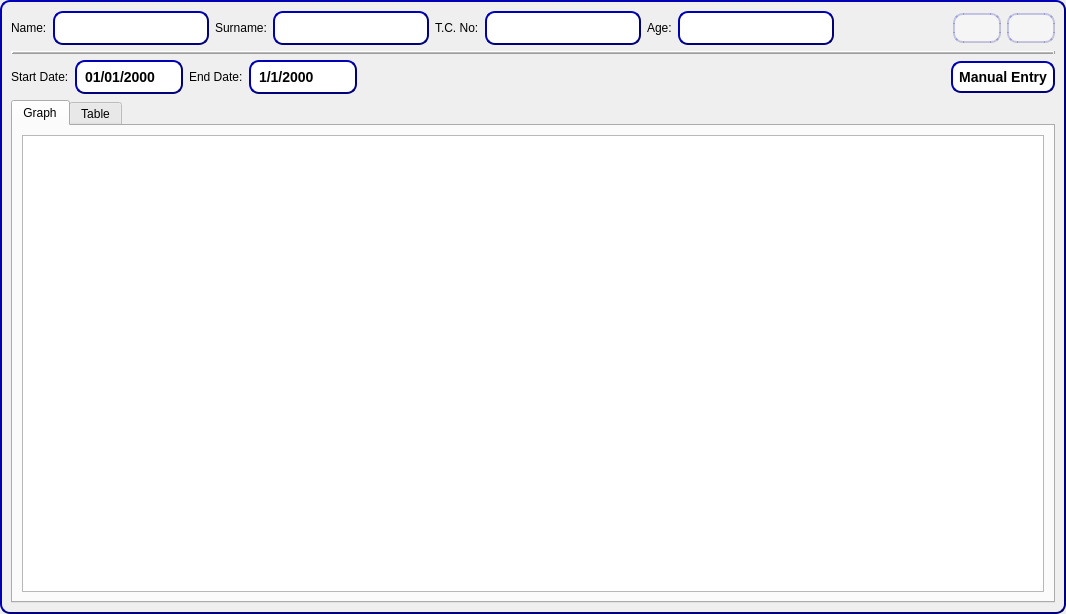
<?xml version="1.0" encoding="UTF-8"?>
<ui version="4.0">
 <class>GraphWindow</class>
 <widget class="QWidget" name="GraphWindow">
  <property name="geometry">
   <rect>
    <x>0</x>
    <y>0</y>
    <width>1066</width>
    <height>614</height>
   </rect>
  </property>
  <property name="sizePolicy">
   <sizepolicy hsizetype="Expanding" vsizetype="Expanding">
    <horstretch>0</horstretch>
    <verstretch>0</verstretch>
   </sizepolicy>
  </property>
  <property name="windowTitle">
   <string>Analysis Window</string>
  </property>
  <property name="styleSheet">
   <string notr="true">#GraphWindow
{
background-image: url(:);
background-repeat: no-repeat;
background-position: center;

    border-style: outset;
    border-width: 2px;
    border-radius: 10px;
    border-color: rgb(0, 0, 120);
    min-width: 5em;
    padding: 6px;

}</string>
  </property>
  <layout class="QGridLayout" name="gridLayout">
   <item row="0" column="0">
    <layout class="QVBoxLayout" name="verticalLayout_2">
     <property name="sizeConstraint">
      <enum>QLayout::SetMinimumSize</enum>
     </property>
     <item>
      <layout class="QHBoxLayout" name="horizontalLayout">
       <item>
        <widget class="QLabel" name="nameLabel">
         <property name="text">
          <string>Name:</string>
         </property>
        </widget>
       </item>
       <item>
        <widget class="QLineEdit" name="nameEdit">
         <property name="styleSheet">
          <string notr="true">QLineEdit {
    background-color:  rgb(255,255,255);
    border-style: outset;
    border-width: 2px;
    border-radius: 10px;
    border-color: rgb(0, 0, 120);
    font: bold 14px;
	color: black;
    min-width: 5em;
    padding: 6px;
}</string>
         </property>
         <property name="readOnly">
          <bool>true</bool>
         </property>
        </widget>
       </item>
       <item>
        <widget class="QLabel" name="surnameLabel">
         <property name="text">
          <string>Surname:</string>
         </property>
        </widget>
       </item>
       <item>
        <widget class="QLineEdit" name="surnameEdit">
         <property name="styleSheet">
          <string notr="true">QLineEdit {
    background-color:  rgb(255,255,255);
    border-style: outset;
    border-width: 2px;
    border-radius: 10px;
    border-color: rgb(0, 0, 120);
    font: bold 14px;
	color: black;
    min-width: 5em;
    padding: 6px;
}</string>
         </property>
         <property name="readOnly">
          <bool>true</bool>
         </property>
        </widget>
       </item>
       <item>
        <widget class="QLabel" name="tcLabel">
         <property name="text">
          <string>T.C. No:</string>
         </property>
        </widget>
       </item>
       <item>
        <widget class="QLineEdit" name="tcEdit">
         <property name="styleSheet">
          <string notr="true">QLineEdit {
    background-color:  rgb(255,255,255);
    border-style: outset;
    border-width: 2px;
    border-radius: 10px;
    border-color: rgb(0, 0, 120);
    font: bold 14px;
	color: black;
    min-width: 5em;
    padding: 6px;
}</string>
         </property>
         <property name="readOnly">
          <bool>true</bool>
         </property>
        </widget>
       </item>
       <item>
        <widget class="QLabel" name="ageLabel">
         <property name="text">
          <string>Age:</string>
         </property>
        </widget>
       </item>
       <item>
        <widget class="QLineEdit" name="ageEdit">
         <property name="styleSheet">
          <string notr="true">QLineEdit {
    background-color:  rgb(255,255,255);
    border-style: outset;
    border-width: 2px;
    border-radius: 10px;
    border-color: rgb(0, 0, 120);
    font: bold 14px;
	color: black;
    min-width: 5em;
    padding: 6px;
}</string>
         </property>
         <property name="readOnly">
          <bool>true</bool>
         </property>
        </widget>
       </item>
       <item>
        <spacer name="horizontalSpacer_3">
         <property name="orientation">
          <enum>Qt::Horizontal</enum>
         </property>
         <property name="sizeHint" stdset="0">
          <size>
           <width>40</width>
           <height>20</height>
          </size>
         </property>
        </spacer>
       </item>
       <item>
        <widget class="QPushButton" name="logout_button">
         <property name="toolTip">
          <string>Log Out</string>
         </property>
         <property name="styleSheet">
          <string notr="true">#logout_button
{
    background-color:  rgb(255,255,255,100);
    border-style: outset;
    border-width: 2px;
    border-radius: 10px;
    border-color: rgb(0, 0, 120,50);
    min-width: 1em;
    padding: 6px;

}
QPushButton:pressed
 {
    background-color: rgb(0, 0, 150);
    border-style: inset;
}</string>
         </property>
         <property name="text">
          <string/>
         </property>
         <property name="icon">
          <iconset>
           <normaloff>../logo/log-out.png</normaloff>../logo/log-out.png</iconset>
         </property>
        </widget>
       </item>
       <item>
        <widget class="QPushButton" name="exitButton">
         <property name="toolTip">
          <string>Exit</string>
         </property>
         <property name="styleSheet">
          <string notr="true">#exitButton
{
    background-color:  rgb(255,255,255,100);
    border-style: outset;
    border-width: 2px;
    border-radius: 10px;
    border-color: rgb(0, 0, 120,50);
    min-width: 1em;
    padding: 6px;

}
QPushButton:pressed
 {
    background-color: rgb(0, 0, 150);
    border-style: inset;
}</string>
         </property>
         <property name="text">
          <string/>
         </property>
         <property name="icon">
          <iconset>
           <normalon>../logo/power-off.png</normalon>
          </iconset>
         </property>
        </widget>
       </item>
      </layout>
     </item>
     <item>
      <widget class="Line" name="line">
       <property name="frameShadow">
        <enum>QFrame::Raised</enum>
       </property>
       <property name="lineWidth">
        <number>2</number>
       </property>
       <property name="midLineWidth">
        <number>1</number>
       </property>
       <property name="orientation">
        <enum>Qt::Horizontal</enum>
       </property>
      </widget>
     </item>
     <item>
      <layout class="QHBoxLayout" name="horizontalLayout_2">
       <item>
        <widget class="QLabel" name="startDateLabel">
         <property name="text">
          <string>Start Date:</string>
         </property>
        </widget>
       </item>
       <item>
        <widget class="QDateEdit" name="startDateEdit">
         <property name="styleSheet">
          <string notr="true">QDateEdit {
    background-color:  rgb(255,255,255);
    border-style: outset;
    border-width: 2px;
    border-radius: 10px;
    border-color: rgb(0, 0, 120);
    font: bold 14px;
	color: black;
    min-width: 5em;
    padding: 6px;
}
QDateEdit::drop-down 
{
    border: 0px; /* This seems to replace the whole arrow of the combo box */
}
QDateEdit::down-arrow {
    image: url(../logo/down_arrow.png);
    width: 14px;
    height: 14px;
}</string>
         </property>
         <property name="locale">
          <locale language="English" country="UnitedStates"/>
         </property>
         <property name="accelerated">
          <bool>true</bool>
         </property>
         <property name="displayFormat">
          <string>dd/MM/yyyy</string>
         </property>
         <property name="calendarPopup">
          <bool>true</bool>
         </property>
        </widget>
       </item>
       <item>
        <widget class="QLabel" name="editDateLabel">
         <property name="text">
          <string>End Date:</string>
         </property>
        </widget>
       </item>
       <item>
        <widget class="QDateEdit" name="endDateEdit">
         <property name="styleSheet">
          <string notr="true">QDateEdit {
    background-color:  rgb(255,255,255);
    border-style: outset;
    border-width: 2px;
    border-radius: 10px;
    border-color: rgb(0, 0, 120);
    font: bold 14px;
	color: black;
    min-width: 5em;
    padding: 6px;
}
QDateEdit::drop-down 
{
    border: 0px; /* This seems to replace the whole arrow of the combo box */
}
QDateEdit::down-arrow {
    image: url(../logo/down_arrow.png);
    width: 14px;
    height: 14px;
}</string>
         </property>
         <property name="locale">
          <locale language="English" country="UnitedStates"/>
         </property>
         <property name="accelerated">
          <bool>true</bool>
         </property>
         <property name="displayFormat">
          <string>d/M/yyyy</string>
         </property>
         <property name="calendarPopup">
          <bool>true</bool>
         </property>
        </widget>
       </item>
       <item>
        <spacer name="horizontalSpacer">
         <property name="orientation">
          <enum>Qt::Horizontal</enum>
         </property>
         <property name="sizeHint" stdset="0">
          <size>
           <width>40</width>
           <height>20</height>
          </size>
         </property>
        </spacer>
       </item>
       <item>
        <widget class="QPushButton" name="manualEntryButton">
         <property name="styleSheet">
          <string notr="true">QPushButton {
    background-color:  rgb(255,255,255);
    border-style: outset;
    border-width: 2px;
    border-radius: 10px;
    border-color: rgb(0, 0, 120);
    font: bold 14px;
	color: black;
    min-width: 10em;
    padding: 6px;
}
QPushButton:pressed {
    background-color: rgb(0, 0, 150);
    border-style: inset;
}</string>
         </property>
         <property name="text">
          <string>Manual Entry</string>
         </property>
        </widget>
       </item>
      </layout>
     </item>
     <item>
      <widget class="QTabWidget" name="tabWidget">
       <property name="styleSheet">
        <string notr="true"/>
       </property>
       <property name="currentIndex">
        <number>0</number>
       </property>
       <property name="documentMode">
        <bool>false</bool>
       </property>
       <widget class="QWidget" name="graphTab">
        <attribute name="title">
         <string>Graph</string>
        </attribute>
        <layout class="QGridLayout" name="gridLayout_6">
         <item row="0" column="0">
          <layout class="QGridLayout" name="gridLayout_3">
           <item row="0" column="0">
            <widget class="QGraphicsView" name="graphicsView">
             <property name="styleSheet">
              <string notr="true">QScrollBar:vertical {           
                            border: 1px solid #999999;
                           background:white;
                            width:10px;    
                            margin: 0px 0px 0px 0px;
                        }
                       QScrollBar::handle:vertical {
                            background: qlineargradient(x1:0, y1:0, x2:1, y2:0,
                            stop: 0 rgb(0,0,120), stop: 0.5 rgb(0,0,120), stop:1 rgb(0,0,120));
                            min-height: 0px;
                        }
                        QScrollBar::add-line:vertical {
                           background: qlineargradient(x1:0, y1:0, x2:1, y2:0,
                            stop: 0 rgb(0,0,120), stop: 0.5 rgb(0,0,120),  stop:1 rgb(0,0,120));
                            height: 0px;
                          subcontrol-position: bottom;
                            subcontrol-origin: margin;
                        }
                        QScrollBar::sub-line:vertical {
                            background: qlineargradient(x1:0, y1:0, x2:1, y2:0,
                            stop: 0  rgb(0,0,120), stop: 0.5 rgb(0,0,120),  stop:1 rgb(0,0,120));
                            height: 0 px;
                          subcontrol-position: top;
                            subcontrol-origin: margin;
                        }
QScrollBar:horizontal {           
                            border: 1px solid #999999;
                           background:white;
                            width:10px;    
                            margin: 0px 0px 0px 0px;
                        }
                       QScrollBar::handle:horizontal {
                            background: qlineargradient(x1:0, y1:0, x2:1, y2:0,
                            stop: 0 rgb(0,0,120), stop: 0.5 rgb(0,0,120), stop:1 rgb(0,0,120));
                            min-height: 0px;
                        }
                        QScrollBar::add-line:horizontal {
                           background: qlineargradient(x1:0, y1:0, x2:1, y2:0,
                            stop: 0 rgb(0,0,120), stop: 0.5 rgb(0,0,120),  stop:1 rgb(0,0,120));
                            height: 0px;
                          subcontrol-position: bottom;
                            subcontrol-origin: margin;
                        }
                        QScrollBar::sub-line:horizontal {
                            background: qlineargradient(x1:0, y1:0, x2:1, y2:0,
                            stop: 0  rgb(0,0,120), stop: 0.5 rgb(0,0,120),  stop:1 rgb(0,0,120));
                            height: 0 px;
                          subcontrol-position: top;
                            subcontrol-origin: margin;
                        }</string>
             </property>
             <property name="sizeAdjustPolicy">
              <enum>QAbstractScrollArea::AdjustToContents</enum>
             </property>
             <property name="resizeAnchor">
              <enum>QGraphicsView::AnchorUnderMouse</enum>
             </property>
             <property name="viewportUpdateMode">
              <enum>QGraphicsView::FullViewportUpdate</enum>
             </property>
            </widget>
           </item>
          </layout>
         </item>
        </layout>
       </widget>
       <widget class="QWidget" name="tableTab">
        <attribute name="title">
         <string>Table</string>
        </attribute>
        <layout class="QGridLayout" name="gridLayout_5">
         <item row="0" column="0">
          <layout class="QGridLayout" name="gridLayout_4">
           <item row="0" column="0">
            <widget class="QTableView" name="tableView">
             <property name="styleSheet">
              <string notr="true">QScrollBar:vertical {           
                            border: 1px solid #999999;
                           background:white;
                            width:10px;    
                            margin: 0px 0px 0px 0px;
                        }
                       QScrollBar::handle:vertical {
                            background: qlineargradient(x1:0, y1:0, x2:1, y2:0,
                            stop: 0 rgb(0,0,120), stop: 0.5 rgb(0,0,120), stop:1 rgb(0,0,120));
                            min-height: 0px;
                        }
                        QScrollBar::add-line:vertical {
                           background: qlineargradient(x1:0, y1:0, x2:1, y2:0,
                            stop: 0 rgb(0,0,120), stop: 0.5 rgb(0,0,120),  stop:1 rgb(0,0,120));
                            height: 0px;
                          subcontrol-position: bottom;
                            subcontrol-origin: margin;
                        }
                        QScrollBar::sub-line:vertical {
                            background: qlineargradient(x1:0, y1:0, x2:1, y2:0,
                            stop: 0  rgb(0,0,120), stop: 0.5 rgb(0,0,120),  stop:1 rgb(0,0,120));
                            height: 0 px;
                          subcontrol-position: top;
                            subcontrol-origin: margin;
                        }
QScrollBar:horizontal {           
                            border: 1px solid #999999;
                           background:white;
                            width:10px;    
                            margin: 0px 0px 0px 0px;
                        }
                       QScrollBar::handle:horizontal {
                            background: qlineargradient(x1:0, y1:0, x2:1, y2:0,
                            stop: 0 rgb(0,0,120), stop: 0.5 rgb(0,0,120), stop:1 rgb(0,0,120));
                            min-height: 0px;
                        }
                        QScrollBar::add-line:horizontal {
                           background: qlineargradient(x1:0, y1:0, x2:1, y2:0,
                            stop: 0 rgb(0,0,120), stop: 0.5 rgb(0,0,120),  stop:1 rgb(0,0,120));
                            height: 0px;
                          subcontrol-position: bottom;
                            subcontrol-origin: margin;
                        }
                        QScrollBar::sub-line:horizontal {
                            background: qlineargradient(x1:0, y1:0, x2:1, y2:0,
                            stop: 0  rgb(0,0,120), stop: 0.5 rgb(0,0,120),  stop:1 rgb(0,0,120));
                            height: 0 px;
                          subcontrol-position: top;
                            subcontrol-origin: margin;
                        }</string>
             </property>
             <property name="verticalScrollBarPolicy">
              <enum>Qt::ScrollBarAsNeeded</enum>
             </property>
             <property name="horizontalScrollBarPolicy">
              <enum>Qt::ScrollBarAsNeeded</enum>
             </property>
            </widget>
           </item>
          </layout>
         </item>
        </layout>
       </widget>
      </widget>
     </item>
    </layout>
   </item>
  </layout>
 </widget>
 <resources/>
 <connections/>
</ui>
